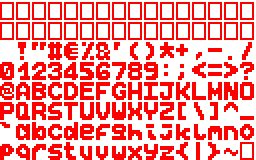
#> input picture font.png, 128 x 80 px (shown 2 times larger)
$ python make_preview.py
#> lines starting #> are read from the running program, lines starting #| are printed output that depends on the picture
from PIL import Image, ImageColor

font = Image.open("font.png");
#> font is the input picture: PIL image 128x80 P; mean R, G, B, A 101.4, 0, 0, 101.4

width = font.size[0]
#> width = 128
height = font.size[1]
#> height = 80

for x in range(width):
    for y in range(height):
        if font.getpixel((x, y)) == 0:
            font.putpixel((x, y), (255, 255, 255))
        else:
            font.putpixel((x, y), (0, 0, 1))
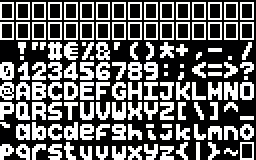
#> font: PIL image 128x80 P (shown 2 times larger); mean R, G, B, A 101.4, 101.4, 102, 255

font = font.resize([width * 4, (height - 20) * 4], resample = Image.NEAREST, box = (0, 20, 128, 80))
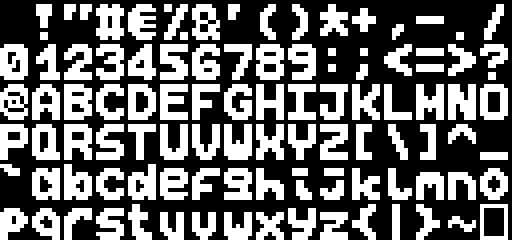
#> font: PIL image 512x240 P; mean R, G, B, A 105.5, 105.5, 106, 255
font.show()

font.save("preview.png")
